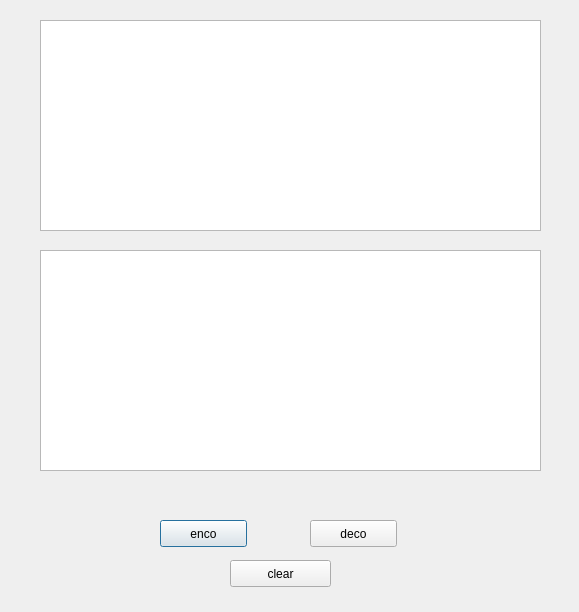
<?xml version="1.0" encoding="UTF-8"?>
<ui version="4.0">
 <class>Dialog</class>
 <widget class="QDialog" name="Dialog">
  <property name="geometry">
   <rect>
    <x>0</x>
    <y>0</y>
    <width>579</width>
    <height>612</height>
   </rect>
  </property>
  <property name="windowTitle">
   <string>Dialog</string>
  </property>
  <widget class="QTextEdit" name="plain">
   <property name="geometry">
    <rect>
     <x>40</x>
     <y>20</y>
     <width>501</width>
     <height>211</height>
    </rect>
   </property>
  </widget>
  <widget class="QTextEdit" name="crypted">
   <property name="geometry">
    <rect>
     <x>40</x>
     <y>250</y>
     <width>501</width>
     <height>221</height>
    </rect>
   </property>
  </widget>
  <widget class="QPushButton" name="enco">
   <property name="geometry">
    <rect>
     <x>160</x>
     <y>520</y>
     <width>87</width>
     <height>27</height>
    </rect>
   </property>
   <property name="text">
    <string>enco</string>
   </property>
  </widget>
  <widget class="QPushButton" name="deco">
   <property name="geometry">
    <rect>
     <x>310</x>
     <y>520</y>
     <width>87</width>
     <height>27</height>
    </rect>
   </property>
   <property name="text">
    <string>deco</string>
   </property>
  </widget>
  <widget class="QPushButton" name="clear">
   <property name="geometry">
    <rect>
     <x>230</x>
     <y>560</y>
     <width>101</width>
     <height>27</height>
    </rect>
   </property>
   <property name="text">
    <string>clear</string>
   </property>
  </widget>
 </widget>
 <resources/>
 <connections/>
</ui>
